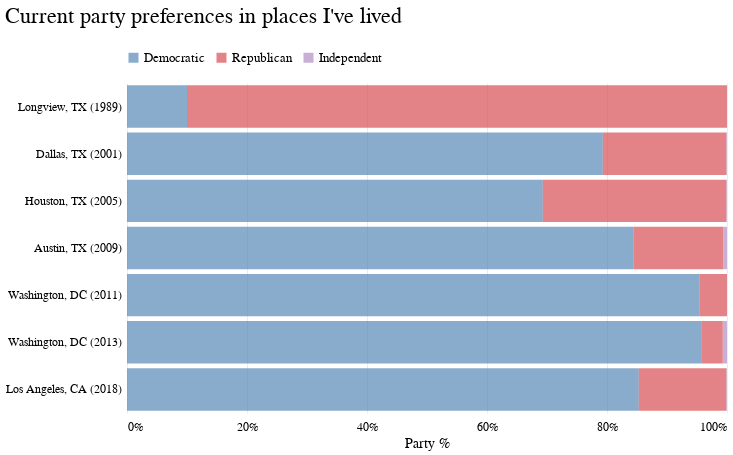

The code cell stored with this chart in its notebook:
### Markdown cell above
### Chart it!

### Code cell
chart = (
    alt.Chart(chart_df)
    .mark_bar(opacity=0.7)
    .encode(
        x=alt.X(
            "share",
            stack="normalize",
            axis=alt.Axis(
                format="%",
                tickCount=6,
                tickSize=0,
                domainOpacity=0,
                offset=4,
                gridWidth=0.6,
                gridColor="#dddddd",
            ),
            title="Party %",
        ),
        y=alt.Y(
            "label",
            title=" ",
            sort=alt.SortField("moved"),
            axis=alt.Axis(
                tickSize=0,
                domainOpacity=0,
                tickCount=2,
                offset=4,
                gridWidth=0.6,
                gridColor="#dddddd",
            ),
        ),
        color=alt.Color(
            "party",
            title=" ",
            scale=alt.Scale(
                domain=["Democratic", "Republican", "Independent"],
                range=["#5789b8", "#d94f54", "#af8dc3"],
            ),
        ),
    )
    .properties(
        width=600, height=330, title="Current party preferences in places I've lived"
    )
    .configure_view(strokeOpacity=0)
    .configure_axis(labelFontSize=12)
    .configure_legend(orient="top", symbolType="square")
)
chart

### Figure 1 — Vega-Lite specification as saved in the notebook (floating-point values rounded to 4 significant figures)
{"config": {"view": {"width": 800, "height": 450, "strokeOpacity": 0}, "background": "#ffffff", "title": {"anchor": "start", "font": "BentonGothic-Bold, sans", "fontColor": "#000000", "fontSize": 22, "fontWeight": "normal"}, "arc": {"fill": "#82c6df"}, "area": {"fill": "#82c6df"}, "line": {"stroke": "#82c6df", "strokeWidth": 3}, "path": {"stroke": "#82c6df"}, "rect": {"fill": "#82c6df"}, "shape": {"stroke": "#82c6df"}, "bar": {"fill": "#82c6df"}, "point": {"stroke": "#82c6df"}, "symbol": {"fill": "#82c6df", "size": 30}, "axis": {"titleFont": "BentonGothic-Bold, sans", "titleFontSize": 14, "titleFontWeight": "normal", "labelFont": "BentonGothic, sans", "labelFontSize": 12, "labelFontWeight": "normal"}, "axisX": {"labelAngle": 0, "labelPadding": 4, "tickSize": 3}, "axisY": {"labelBaseline": "middle", "maxExtent": 45, "minExtent": 45, "tickSize": 2, "titleAlign": "left", "titleAngle": 0, "titleX": -45, "titleY": -11}, "legend": {"titleFont": "BentonGothic-Bold, sans", "titleFontSize": 14, "titleFontWeight": "normal", "symbolType": "square", "labelFont": "BentonGothic, sans", "labelFontSize": 13, "orient": "top"}, "range": {"category": ["#3580b1", "#ec8431", "#ab7fb4", "#c89d29", "#adc839", "#829eb1"], "diverging": ["#e68a4f", "#f4bb6a", "#f9e39c", "#dadfe2", "#a6b7c6", "#849eae"], "heatmap": ["#fbf2c7", "#f9e39c", "#f8d36e", "#f4bb6a", "#e68a4f", "#d15a40", "#ab4232"], "ordinal": ["#fbf2c7", "#f9e39c", "#f8d36e", "#f4bb6a", "#e68a4f", "#d15a40", "#ab4232"], "ramp": ["#fbf2c7", "#f9e39c", "#f8d36e", "#f4bb6a", "#e68a4f", "#d15a40", "#ab4232"]}}, "data": {"name": "data-ee05049d8ff8756d8364a08dcaed1574"}, "mark": {"type": "bar", "opacity": 0.7}, "encoding": {"color": {"type": "nominal", "field": "party", "scale": {"domain": ["Democratic", "Republican", "Independent"], "range": ["#5789b8", "#d94f54", "#af8dc3"]}, "title": " "}, "x": {"type": "quantitative", "axis": {"domainOpacity": 0, "format": "%", "gridColor": "#dddddd", "gridWidth": 0.6, "offset": 4, "tickCount": 6, "tickSize": 0}, "field": "share", "stack": "normalize", "title": "Party %"}, "y": {"type": "nominal", "axis": {"domainOpacity": 0, "gridColor": "#dddddd", "gridWidth": 0.6, "offset": 4, "tickCount": 2, "tickSize": 0}, "field": "label", "sort": {"field": "moved"}, "title": " "}}, "height": 330, "title": "Current party preferences in places I've lived", "width": 600, "$schema": "https://vega.github.io/schema/vega-lite/v4.8.1.json", "datasets": {"data-ee05049d8ff8756d8364a08dcaed1574": [{"street": "12701 RUBENS AVE", "city": "Los Angeles", "state": "CA", "zip": "90066", "moved": "2018", "place": "12701 RUBENS AVE, LOS ANGELES, CA, 90066", "party": "Democratic", "share": 0.853, "address": "12701 RUBENS AVE, LOS ANGELES, CA, 90066", "label": "Los Angeles, CA (2018)"}, {"street": "12701 RUBENS AVE", "city": "Los Angeles", "state": "CA", "zip": "90066", "moved": "2018", "place": "12701 RUBENS AVE, LOS ANGELES, CA, 90066", "party": "Republican", "share": 0.146, "address": "12701 RUBENS AVE, LOS ANGELES, CA, 90066", "label": "Los Angeles, CA (2018)"}, {"street": "12701 RUBENS AVE", "city": "Los Angeles", "state": "CA", "zip": "90066", "moved": "2018", "place": "12701 RUBENS AVE, LOS ANGELES, CA, 90066", "party": "Independent", "share": 0.001, "address": "12701 RUBENS AVE, LOS ANGELES, CA, 90066", "label": "Los Angeles, CA (2018)"}, {"street": "3114 15TH ST NE", "city": "Washington", "state": "DC", "zip": "20017", "moved": "2013", "place": "3114 15TH ST NE, WASHINGTON, DC, 20017", "party": "Democratic", "share": 0.957, "address": "3114 15TH ST NE, WASHINGTON, DC, 20017", "label": "Washington, DC (2013)"}, {"street": "3114 15TH ST NE", "city": "Washington", "state": "DC", "zip": "20017", "moved": "2013", "place": "3114 15TH ST NE, WASHINGTON, DC, 20017", "party": "Republican", "share": 0.036, "address": "3114 15TH ST NE, WASHINGTON, DC, 20017", "label": "Washington, DC (2013)"}, {"street": "3114 15TH ST NE", "city": "Washington", "state": "DC", "zip": "20017", "moved": "2013", "place": "3114 15TH ST NE, WASHINGTON, DC, 20017", "party": "Independent", "share": 0.007, "address": "3114 15TH ST NE, WASHINGTON, DC, 20017", "label": "Washington, DC (2013)"}, {"street": "1023 KEARNEY ST NE", "city": "Washington", "state": "DC", "zip": "20017", "moved": "2011", "place": "1023 KEARNEY ST NE, WASHINGTON, DC, 20017", "party": "Democratic", "share": 0.954, "address": "1023 KEARNEY ST NE, WASHINGTON, DC, 20017", "label": "Washington, DC (2011)"}, {"street": "1023 KEARNEY ST NE", "city": "Washington", "state": "DC", "zip": "20017", "moved": "2011", "place": "1023 KEARNEY ST NE, WASHINGTON, DC, 20017", "party": "Republican", "share": 0.046, "address": "1023 KEARNEY ST NE, WASHINGTON, DC, 20017", "label": "Washington, DC (2011)"}, {"street": "1023 KEARNEY ST NE", "city": "Washington", "state": "DC", "zip": "20017", "moved": "2011", "place": "1023 KEARNEY ST NE, WASHINGTON, DC, 20017", "party": "Independent", "share": 0.0, "address": "1023 KEARNEY ST NE, WASHINGTON, DC, 20017", "label": "Washington, DC (2011)"}, {"street": "2604 BRISBANE RD", "city": "Austin", "state": "TX", "zip": "78745", "moved": "2009", "place": "2604 BRISBANE RD, AUSTIN, TX, 78745", "party": "Democratic", "share": 0.844, "address": "2604 BRISBANE RD, AUSTIN, TX, 78745", "label": "Austin, TX (2009)"}, {"street": "2604 BRISBANE RD", "city": "Austin", "state": "TX", "zip": "78745", "moved": "2009", "place": "2604 BRISBANE RD, AUSTIN, TX, 78745", "party": "Republican", "share": 0.15, "address": "2604 BRISBANE RD, AUSTIN, TX, 78745", "label": "Austin, TX (2009)"}, {"street": "2604 BRISBANE RD", "city": "Austin", "state": "TX", "zip": "78745", "moved": "2009", "place": "2604 BRISBANE RD, AUSTIN, TX, 78745", "party": "Independent", "share": 0.006, "address": "2604 BRISBANE RD, AUSTIN, TX, 78745", "label": "Austin, TX (2009)"}, {"street": "904 WESTCOTT ST", "city": "Houston", "state": "TX", "zip": "77007", "moved": "2005", "place": "904 WESTCOTT ST, HOUSTON, TX, 77007", "party": "Democratic", "share": 0.693, "address": "904 WESTCOTT ST, HOUSTON, TX, 77007", "label": "Houston, TX (2005)"}, {"street": "904 WESTCOTT ST", "city": "Houston", "state": "TX", "zip": "77007", "moved": "2005", "place": "904 WESTCOTT ST, HOUSTON, TX, 77007", "party": "Republican", "share": 0.306, "address": "904 WESTCOTT ST, HOUSTON, TX, 77007", "label": "Houston, TX (2005)"}, {"street": "904 WESTCOTT ST", "city": "Houston", "state": "TX", "zip": "77007", "moved": "2005", "place": "904 WESTCOTT ST, HOUSTON, TX, 77007", "party": "Independent", "share": 0.001, "address": "904 WESTCOTT ST, HOUSTON, TX, 77007", "label": "Houston, TX (2005)"}, {"street": "7927 FOREST LN", "city": "Dallas", "state": "TX", "zip": "75230", "moved": "2001", "place": "7927 FOREST LN, DALLAS, TX, 75230", "party": "Democratic", "share": 0.793, "address": "7927 FOREST LN, DALLAS, TX, 75230", "label": "Dallas, TX (2001)"}, {"street": "7927 FOREST LN", "city": "Dallas", "state": "TX", "zip": "75230", "moved": "2001", "place": "7927 FOREST LN, DALLAS, TX, 75230", "party": "Republican", "share": 0.206, "address": "7927 FOREST LN, DALLAS, TX, 75230", "label": "Dallas, TX (2001)"}, {"street": "7927 FOREST LN", "city": "Dallas", "state": "TX", "zip": "75230", "moved": "2001", "place": "7927 FOREST LN, DALLAS, TX, 75230", "party": "Independent", "share": 0.001, "address": "7927 FOREST LN, DALLAS, TX, 75230", "label": "Dallas, TX (2001)"}, {"street": "3624 ANDREA ST", "city": "Longview", "state": "TX", "zip": "75604", "moved": "1989", "place": "3624 ANDREA ST, LONGVIEW, TX, 75604", "party": "Democratic", "share": 0.1, "address": "3624 ANDREA ST, LONGVIEW, TX, 75604", "label": "Longview, TX (1989)"}, {"street": "3624 ANDREA ST", "city": "Longview", "state": "TX", "zip": "75604", "moved": "1989", "place": "3624 ANDREA ST, LONGVIEW, TX, 75604", "party": "Republican", "share": 0.9, "address": "3624 ANDREA ST, LONGVIEW, TX, 75604", "label": "Longview, TX (1989)"}, {"street": "3624 ANDREA ST", "city": "Longview", "state": "TX", "zip": "75604", "moved": "1989", "place": "3624 ANDREA ST, LONGVIEW, TX, 75604", "party": "Independent", "share": 0.0, "address": "3624 ANDREA ST, LONGVIEW, TX, 75604", "label": "Longview, TX (1989)"}]}}
